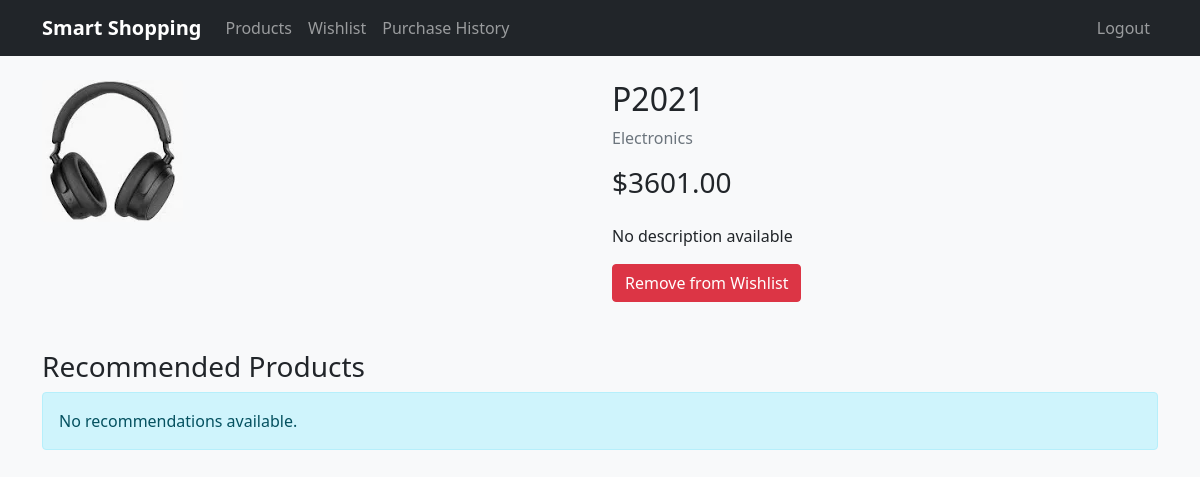
The app's page /products/22/ (signed in) with its own data.
### products/models.py (models this page shows, shortened)
class Product(models.Model):
    name = models.CharField(max_length=255)
    description = models.TextField()
    price = models.DecimalField(max_digits=10, decimal_places=2)
    image = models.ImageField(upload_to='products/', default='default.jpg')
    category = models.CharField(max_length=100)
    created_at = models.DateTimeField(auto_now_add=True)
    updated_at = models.DateTimeField(auto_now=True)

### products/views.py (the view)
# urls.py: path('products/<int:product_id>/', product_views.product_detail, name='product_detail'),
@login_required
def product_detail(request, product_id):
    product = get_object_or_404(Product, id=product_id)
    ProductView.objects.create(user=request.user, product=product)
    recommender = Recommender()
    recommendations = recommender.generate_recommendations(request.user.id)
    in_wishlist = Wishlist.objects.filter(user=request.user, product=product).exists()
    return render(request, 'products/detail.html', {
        'product': product,
        'recommendations': recommendations,
        'in_wishlist': in_wishlist
    })

### recommendations/recommender.py (called while the page is built, shortened)
    def get_user_product_matrix(self):
        users = User.objects.all()
        products = Product.objects.all()
        matrix = np.zeros((len(users), len(products)))
        for purchase in PurchaseHistory.objects.all():
            user_idx = list(users).index(purchase.user)
            product_idx = list(products).index(purchase.product)
            matrix[user_idx, product_idx] = 1
        for view in ProductView.objects.all():
            user_idx = list(users).index(view.user)
            product_idx = list(products).index(view.product)
            matrix[user_idx, product_idx] += 0.5
        return matrix, users, products

    def collaborative_filtering(self, user_id, n_recommendations=5):
        matrix, users, products = self.get_user_product_matrix()
        user_idx = list(users).index(User.objects.get(id=user_id))
        user_similarity = cosine_similarity(matrix)
        similar_users = np.argsort(user_similarity[user_idx])[::-1][1:6]
        recommendations = []
        recommendations.sort(key=lambda x: x[1], reverse=True)
        return recommendations[:n_recommendations]

    def content_based_filtering(self, user_id, n_recommendations=5):
        user = User.objects.get(id=user_id)
        try:
            preferences = UserPreferences.objects.get(user=user)
        except UserPreferences.DoesNotExist:
            return []

    def generate_recommendations(self, user_id, n_recommendations=5):
        collab_recs = self.collaborative_filtering(user_id, n_recommendations)
        try:
            content_recs = self.content_based_filtering(user_id, n_recommendations)
        except Exception:
            content_recs = []
        if not collab_recs and not content_recs:
            return []

### templates/products/detail.html (shortened to what this page needs)
{% extends 'base.html' %}
{% load static %}
{% block content %}
<div class="row">
    <div class="col-md-6">
        {% if product.image %}
            <img src="{{ product.image.url }}" class="img-fluid rounded" alt="{{ product.name }}">
        {% else %}
            <img src="{% static 'products/default.jpg' %}" class="img-fluid rounded" alt="Default Image">
        {% endif %}
    </div>
    <div class="col-md-6">
        <h2>{{ product.name }}</h2>
        <p class="text-muted">{{ product.category }}</p>
        <h3 class="mb-4">${{ product.price }}</h3>
        <p>{{ product.description }}</p>
        {% if in_wishlist %}
            <a href="{% url 'remove_from_wishlist' product.id %}" class="btn btn-danger">
                Remove from Wishlist
            </a>
        {% else %}
            <a href="{% url 'add_to_wishlist' product.id %}" class="btn btn-primary">
                Add to Wishlist
            </a>
        {% endif %}
    </div>
</div>
<div class="row mt-5">
    <div class="col-12">
        <h3>Recommended Products</h3>
    </div>
    {% for recommended_product, score in recommendations %}
    <div class="col-md-4">
        <div class="card product-card">
            {% if recommended_product.image %}
                <img src="{{ recommended_product.image.url }}" class="card-img-top product-image" alt="{{ recommended_product.name }}">
            {% else %}
                <img src="{% static 'products/default.jpg' %}" class="card-img-top product-image" alt="Default Image">
            {% endif %}
            <div class="card-body">
                <h5 class="card-title">{{ recommended_product.name }}</h5>
                <p class="card-text">{{ recommended_product.description|truncatechars:100 }}</p>
                <p class="card-text"><strong>Price: ${{ recommended_product.price }}</strong></p>
                <a href="{% url 'product_detail' recommended_product.id %}" class="btn btn-primary">View Details</a>
            </div>
        </div>
    </div>
    {% empty %}
    <div class="col-12">
        <div class="alert alert-info">No recommendations available.</div>
    </div>
    {% endfor %}
</div>
{% endblock %}

### static/css/style.css (style rules this page uses)
body { background-color: #f8f9fa; }

### records on screen
Product: name "P2021", category "Electronics", price "3601.00", description "No description available"
